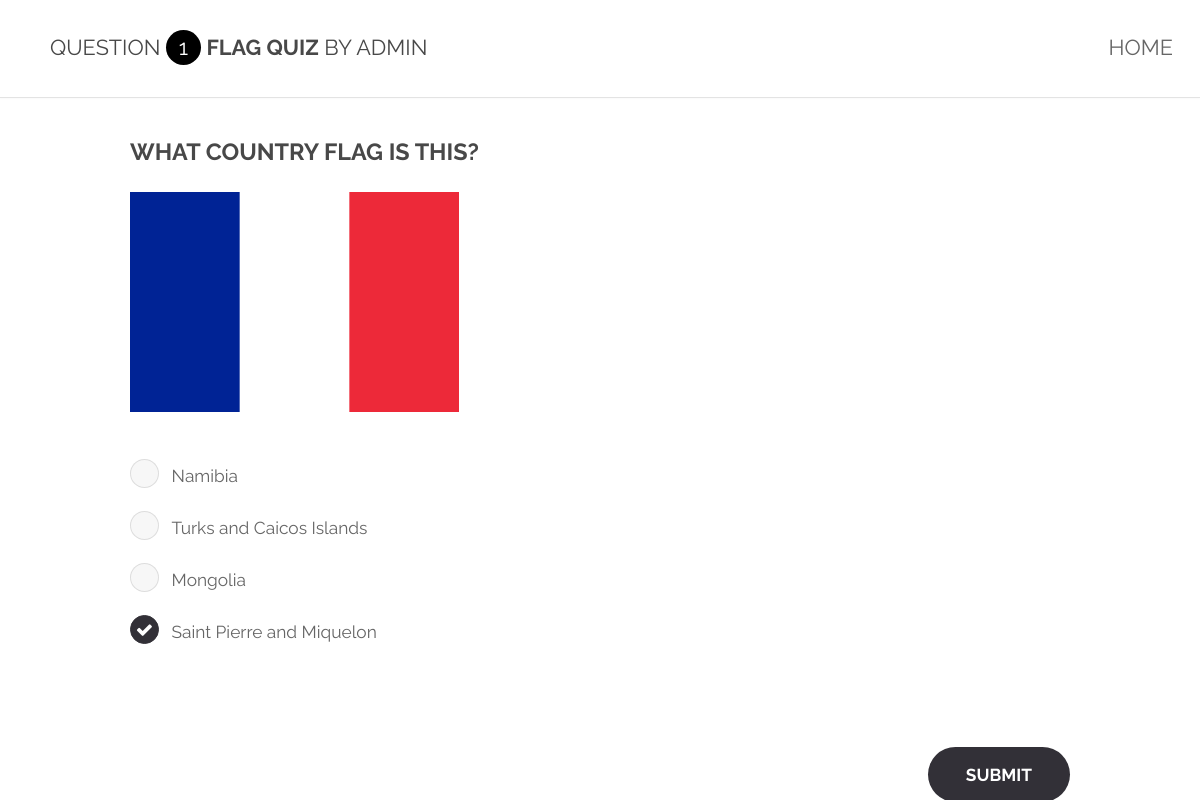
Page /Flag on the committed database.
### app/models.py (models this page shows, shortened)
class Question(db.Model):
	__tablename__ = 'question'
	id = db.Column(db.Integer,primary_key=True)
	quiz_id = db.Column(db.Integer, ForeignKey('quiz.id'))
	question_number = db.Column(db.Integer)
	question_choices = db.relationship('QuestionChoice', backref='question', lazy='dynamic')
	question_contents = db.relationship('QuestionContent', backref='question', lazy='dynamic')
	question_answers = db.relationship('UserAnswer', backref='question', lazy=True)

class Quiz(db.Model):
	__tablename__ = 'quiz'
	id = db.Column(db.Integer,primary_key=True)
	quizname = db.Column(db.String(80), index=True)
	creator_id = db.Column(db.Integer, ForeignKey('user.id'))
	creator = relationship('User', back_populates="quizzes")
	style = db.Column(db.Integer, ForeignKey('quizStyle.id'))
	quizStyle = relationship('QuizStyle', back_populates="quizzes")
	questions = db.relationship('Question', backref='quiz', lazy=True)

class User(UserMixin, db.Model):
	__tablename__ = "user"
	id = db.Column(db.Integer, primary_key=True)
	username = db.Column(db.String(64), index=True, unique=True)
	email = db.Column(db.String(120), index=True, unique=True)
	admin = db.Column(db.Boolean, default=False, nullable=False)
	password_hash = db.Column(db.String(128))
	userAnswers = db.relationship('UserAnswer', backref='user', lazy="dynamic")
	quizzes = db.relationship('Quiz', back_populates="creator")

class QuestionContent(db.Model):
	__tablename__ = 'questionContent'
	id = db.Column(db.Integer,primary_key=True)
	question_id = db.Column(db.Integer, ForeignKey('question.id'))
	text_content = db.Column(db.String(80))
	img_content = db.Column(db.String(80))

class QuestionChoice(db.Model):
	__tablename__ = 'questionChoice'
	id = db.Column(db.Integer,primary_key=True)
	question_id = db.Column(db.Integer, ForeignKey('question.id'))
	choice_number = db.Column(db.Integer)
	choice_content = db.Column(db.String(80))
	choice_correct = db.Column(db.Boolean)

### app/routes.py (the view)
@app.route('/Flag')
def flag():
	quiz = Quiz.query.filter_by(quizname="Flag Quiz").first()
	quizStyle = quiz.quizStyle.template_file
	question = Question.query.filter_by(quiz_id=quiz.id).filter_by(question_number=1).first()
	return render_template(quizStyle,quiz = quiz,question = question)

### app/templates/quizStyle1.html (shortened to what this page needs)
{% extends "quizStyle1Base.html" %}
{% block question_number %}
{{question.question_number}}
{% endblock %}
{% block question_text_content %}
{{question.question_contents.first().text_content}}
{% endblock %}
{% block question_img_content %}
{{ url_for('static',    filename='images/'+question.question_contents.first().img_content) }}
{% endblock %}
{% block question_choices %}
{% for choice in question.question_choices %}
	<div class="4u 12u$(xsmall)">
		<label for="{{ question.question_number }}-{{ choice.choice_number }}">{{ choice.choice_content }}</label>
	</div>
{% endfor %}
{% endblock %}

### app/templates/quizStyle1Base.html (shortened to what this page needs)
{% extends "quizBase.html" %}
{% block head %}
	<link rel="stylesheet" type="text/css" href="{{ url_for('static',    filename='css/main.css') }}">
	<link rel="stylesheet" type="text/css" href="{{ url_for('static',    filename='css/flagquiz.css') }}">
{% endblock %}
{% block body %}
	<div class="center">
		<header id="header">
			<div class="question">
				<div>Question</div>
				<div>
					<div class="qCircle">
						<span id="ajaxInput">{% block question_number %}{% endblock %}</span>
					</div>
				</div>
				<div><strong>{{quiz.quizname}}</strong> by {{quiz.creator.username}}</div>
			</div>
			<nav id="quiznav">
				<ul>
					<li><a href="{{ url_for('home') }}">Home</a></li>
				</ul>
			</nav>
		</header>
		<section id="quiz" class="wrapper">
			<div class="container">
				<header>
					<h3>{% block question_text_content %}{% endblock %}</h3>
				</header>
				<div class="box alt">
					<div class="row 50% uniform">
						<div class="svgContainer"><img id="flag" src="{% block question_img_content %}{% endblock %}" alt=""/></div>
					</div>
				</div>
					<div class="answer">
						{% block question_choices %}{% endblock %}
					</div>
					<a style="margin-top:80px;float:right;" href="#" class="button">Submit</a>
			</div>
		</section>
	</div>
{% endblock %}

### app/templates/quizBase.html (shortened to what this page needs)
<!DOCTYPE HTML>
<html>
	<head>
        {% block head %}{% endblock %}
	</head>
	<body>
        {% block body %}
        {% endblock %}
	</body>
</html>

### app/static/css/flagquiz.css (style rules this page uses)
body { position:fixed; top:0; right:0; bottom:0; left:0; }
div.question * { display:inline-block; }
div.question { margin-left:50px; }
.qCircle { transform:translateY(10px); height:35px; width:35px; position:relative; border-radius:50%; background-color:black; }
div.qCircle span { position:absolute; transform:translateY(-30px); width:inherit; height:inherit; text-align:center; vertical-align:middle; color:white; }
section#quiz { padding-top:20px; }
div.svgContainer { width:35%; }
div.svgContainer img { width:100%; }

### rows in the picture
Question: question_number "1"
Quiz: quizname "FLAG QUIZ"
User: creator.username "ADMIN"
QuestionContent: question_contents.first "WHAT COUNTRY FLAG IS THIS?", img_content (picture)
QuestionChoice: choice_content "Namibia"
QuestionChoice: choice_content "Turks and Caicos Islands"
QuestionChoice: choice_content "Mongolia"
QuestionChoice: choice_content "Saint Pierre and Miquelon"
